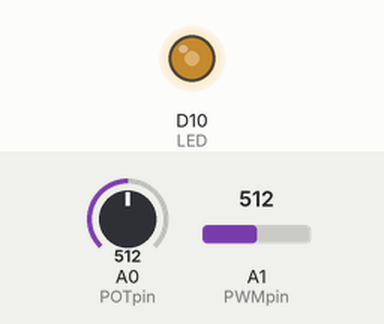
This sketch was run on a simulated Arduino Zero (SAMD21). Parts: output pins drawn as LEDs (lit = HIGH). The test bench sets the inputs (shaded band); at power-on: A0 (POTpin) = 512, A1 (PWMpin) = 512 (analog values on the 0–1023 scale). What the sketch prints to the serial monitor is not drawn.

Above: at 1.2 s.
1.3 s: A0 (POTpin) set to 716
At 2.0 s:
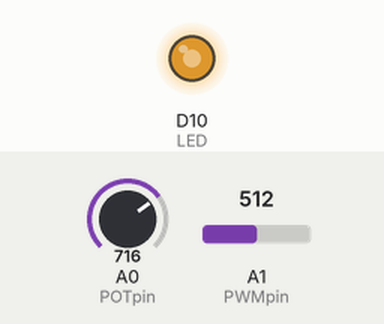
2.8 s: A0 (POTpin) set to 900
At 3.1 s:
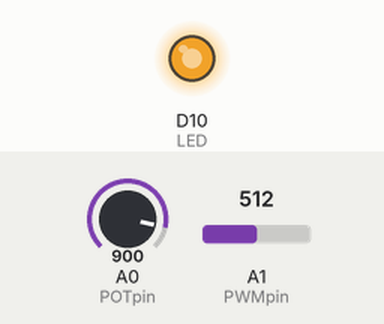
4.3 s: A0 (POTpin) set to 122
At 5.5 s:
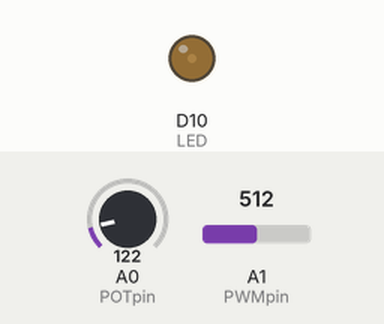
5.8 s: A0 (POTpin) set to 0
At 6.6 s:
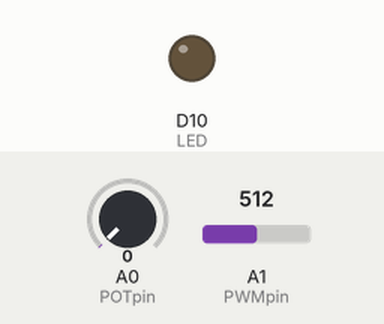
7.3 s: A0 (POTpin) set to 511
At 7.7 s:
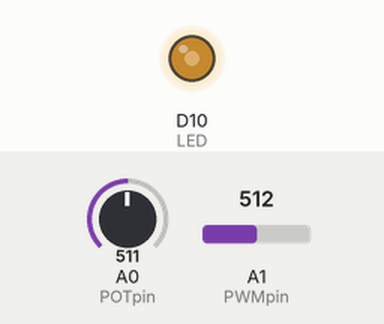
Timing chart, 0 to 9.8 s (numbered marks = the images above; inputs shaded):
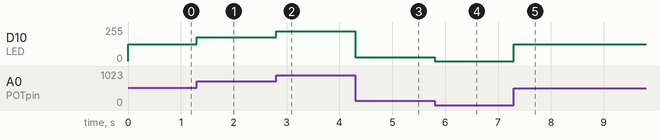

Measured:
- after the input at 1.3 s, D10 (LED): 127/255 → 178/255 at once
- after the input at 2.8 s, D10 (LED): 178/255 → 224/255 at once
- after the input at 4.3 s, D10 (LED): 224/255 → 30/255 at once
- after the input at 5.8 s, D10 (LED): 30/255 → 0/255 at once
- after the input at 7.3 s, D10 (LED): 0/255 → 127/255 at once

The sketch:

ex_3_3_ReadAndWrite.ino.ino
```cpp
#define POTpin A0
#define LED 10
#define PWMpin A1

void setup() {
  // initialize serial communication at 9600 bits per second:
  SerialUSB.begin(9600);
  while(!SerialUSB){};
  analogReadResolution(10);
  analogWriteResolution(10);
  pinMode(LED, OUTPUT);
  analogWrite(LED,LOW);
}

// the loop routine runs over and over again forever:
void loop() {
  int potValue = analogRead(POTpin); // read the input on analog pin 0
  SerialUSB.print("Pot Reading: ");
  SerialUSB.println(potValue);   // print out the value by serial
  analogWrite(LED, potValue);
  int pwmValue= analogRead(PWMpin);
  SerialUSB.print("PWM Reading: "); //print out the value by serial
  SerialUSB.println(pwmValue);
  SerialUSB.println();
}
```
